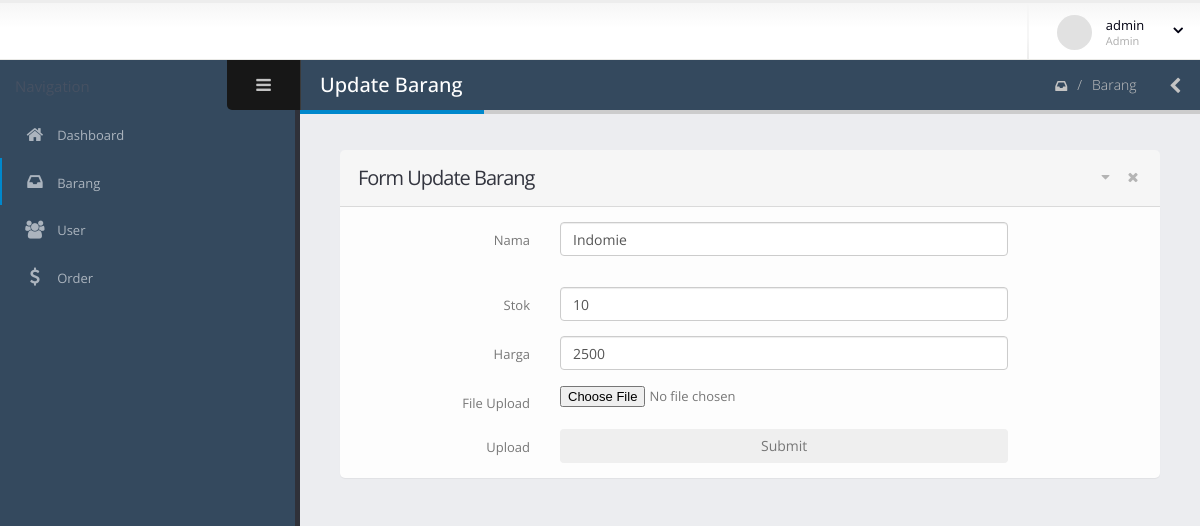
/admin/barang/barangupdate.php?idBarang=15 (signed in), run on the app's committed database.
### tables this page shows
CREATE TABLE `barang` (
  `idBarang` int(11) NOT NULL,
  `Nama` varchar(100) NOT NULL,
  `Stok` int(11) NOT NULL,
  `Harga` int(11) NOT NULL,
  `gambar` text NOT NULL
);

### admin/barang/barangupdate.php (the view, shortened to what this page needs)
<!doctype html>
<?php
include "../../db/connection.php";
	$idBarang = $_GET['idBarang'];
	$sql = "select * from barang where idBarang = '$idBarang'";
	$res = $conn->query($sql);
	while($row = $res->fetch_assoc())
		{
			$nama = $row['Nama'];
			$stok = $row['Stok'];
			$harga = $row['Harga'];
		}
    ?>
<html class="fixed">
	<head>
		<link rel="stylesheet" href="../../assets/vendor/bootstrap/css/bootstrap.css" />
		<link rel="stylesheet" href="../../assets/vendor/font-awesome/css/font-awesome.css" />
		<link rel="stylesheet" href="../../assets/vendor/magnific-popup/magnific-popup.css" />
		<link rel="stylesheet" href="../../assets/vendor/bootstrap-datepicker/css/datepicker3.css" />
		<link rel="stylesheet" href="../../assets/vendor/jquery-ui/css/ui-lightness/jquery-ui-1.10.4.custom.css" />
		<link rel="stylesheet" href="../../assets/vendor/bootstrap-multiselect/bootstrap-multiselect.css" />
		<link rel="stylesheet" href="../../assets/vendor/morris/morris.css" />
		<link rel="stylesheet" href="../../assets/stylesheets/theme.css" />
		<link rel="stylesheet" href="../../assets/stylesheets/skins/default.css" />
		<link rel="stylesheet" href="../../assets/stylesheets/theme-custom.css">
	</head>
	<body>
		<section class="body">
			<header class="header">
				<div class="header-right">
					<span class="separator"></span>
					<div id="userbox" class="userbox">
						<a href="#" data-toggle="dropdown">
							<figure class="profile-picture">
								<img src="../../assets/images/!logged-user.jpg" alt="Joseph Doe" class="img-circle" data-lock-picture="../../assets/images/!logged-user.jpg" />
							</figure>
							<div class="profile-info" data-lock-name="John Doe" data-lock-email="johndoe@JSOFT.com">
								<span class="name"><?php echo $_SESSION['username'] ?> </span>
								<span class="role"><?php echo $_SESSION['Level'] ?> </span>
							</div>
							<i class="fa custom-caret"></i>
						</a>
					</div>
				</div>
			</header>
			<div class="inner-wrapper">
				<aside id="sidebar-left" class="sidebar-left">
					<div class="sidebar-header">
						<div class="sidebar-title">
						</div>
						<div class="sidebar-toggle hidden-xs" data-toggle-class="sidebar-left-collapsed" data-target="html" data-fire-event="sidebar-left-toggle">
							<i class="fa fa-bars" aria-label="Toggle sidebar"></i>
						</div>
					</div>
					<div class="nano">
						<div class="nano-content">
							<nav id="menu" class="nav-main" role="navigation">
								<ul class="nav nav-main">
									<li class="nav">
										<a href="../index.php">
											<i class="fa fa-home" aria-hidden="true"></i>
											<span>Dashboard</span>
										</a>
									</li>
									<li class="nav-active">
										<a href="barangtabel.php">
											<i class="fa fa-inbox" aria-hidden="true"></i>
											<span>Barang</span>
										</a>
									</li>
									<li class="nav">
										<a href="../user/usertabel.php">
											<i class="fa fa-users" aria-hidden="true"></i>
											<span>User</span>
										</a>
									</li>
									<li class="nav">
										<a href="../order/ordertabel.php">
											<i class="fa fa-usd" aria-hidden="true"></i>
											<span>Order</span>
										</a>
									</li>
								</ul>
							</nav>
						</div>
					</div>
				</aside>
				<section role="main" class="content-body">
					<header class="page-header">
						<h2>Update Barang</h2>
						<div class="right-wrapper pull-right">
							<ol class="breadcrumbs">
								<li>
									<a href="barangtabel.php">
										<i class="fa fa-inbox"></i>
									</a>
								</li>
								<li><span>Barang</span></li>
							</ol>
							<a class="sidebar-right-toggle" data-open="sidebar-right"><i class="fa fa-chevron-left"></i></a>
						</div>
					</header>
				<div class="row">
					<div class="col-lg-12">
						<section class="panel">
							<header class="panel-heading">
								<div class="panel-actions">
											<a href="#" class="fa fa-caret-down"></a>
											<a href="#" class="fa fa-times"></a>
								</div>
								<h2 class="panel-title">Form Update Barang</h2>
							</header>
							<div class="panel-body">
								<form action="barangupdateaction.php" class="form-horizontal" method="post" enctype="multipart/form-data">
									<div class="form-group">
										<label class="col-md-3 control-label" for="inputDefault">Nama</label>
										<div class="col-md-7">
											<input type="text" class="form-control" id="inputDefault" name="nama" value="<?php echo $nama; ?>">
										</div>
									</div>
									<div class="form-group">
										<div class="col-md-7">
										</div>
									</div>
									<div class="form-group">
										<label class="col-md-3 control-label" for="inputDefault">Stok</label>
										<div class="col-md-7">
											<input type="number" class="form-control" id="inputDefault" name="stok" value="<?php echo $stok; ?>">
										</div>
									</div>
									<div class="form-group">
										<label class="col-md-3 control-label" for="inputDefault">Harga</label>
										<div class="col-md-7">
											<input type="number" class="form-control" id="inputDefault" name="harga" value="<?php echo $harga; ?>">
										</div>
									</div>
									<div class="form-group">
									<label class="col-md-3 control-label">File Upload</label>
										<div class="col-md-9">
											<div class="fileupload fileupload-new" data-provides="fileupload">
												<input type="file" name="file" class="fileupload-new" id="">
											</div>
										</div>
									</div>
									<div class="form-group">
									<label class="col-md-3 control-label">Upload</label>
										<div class="col-md-7">
											<button class="btn btn-block" name="submit" value="Submit">Submit</button>
										</div>
									</div>
								</form>
							</div>
						</section>
					</div>
				</div>
				</section>
			</div>
		</section>
	</body>
</html>

### assets/stylesheets/skins/default.css (style rules this page uses)
a, .btn-link { color: #0088cc; }
.page-header h2 { border-bottom-color: #0088cc; }
ul.nav-main > li.nav-active > a { box-shadow: 2px 0 0 #0088cc inset; }

### data on the page
barang: nama "Indomie", stok "10", harga "2500"

### other printed values
$_SESSION['username'] "admin"
$_SESSION['Level'] "Admin"
